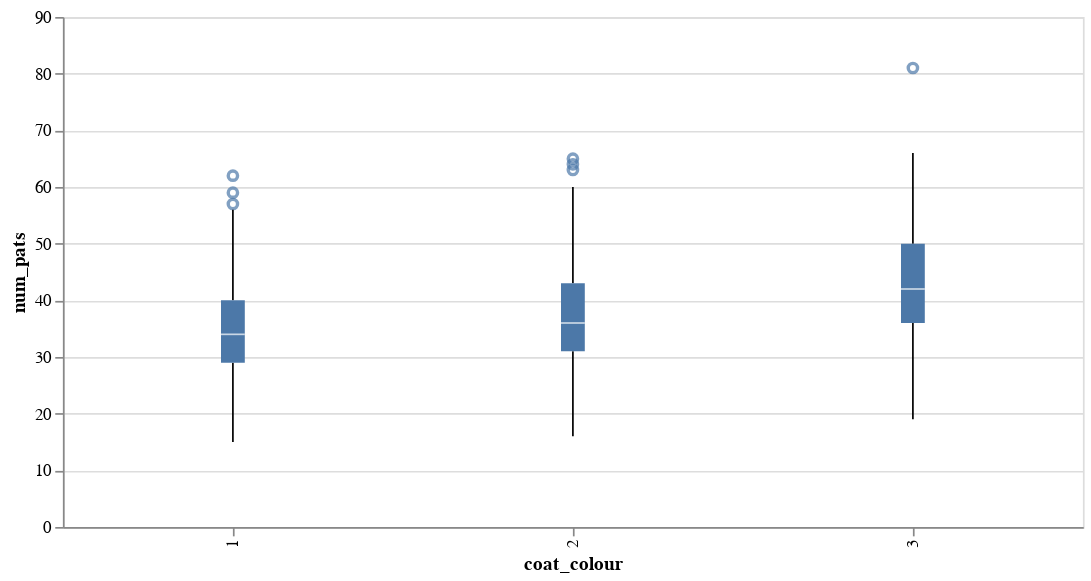

This figure's notebook cell:
### Markdown cell above
### Does coat colour matter?

1. Make a box plot of the number of pats by coat colour to see this pattern.
2. Fit an additional linear model without the coat colour as a covariate to see how much of the explained variability comes from the inclusion of coat colour in the model.

### Code cell
coat_df = cat_df.loc[:,["coat_colour", "num_pats"]].copy()
alt.Chart(coat_df).mark_boxplot().encode(
    x='coat_colour:O',
    y='num_pats:Q'
).properties(
    width=600,
    height=300
)

### Figure 1 — Vega-Lite specification as saved in the notebook (floating-point values rounded to 4 significant figures; data arrays with more than 128 entries replaced by an {"elided": "..."} marker saying what was removed)
{"config": {"view": {"continuousWidth": 400, "continuousHeight": 300}}, "data": {"name": "data-8c4606350e8e877237c2baff3aa78912"}, "mark": "boxplot", "encoding": {"x": {"type": "ordinal", "field": "coat_colour"}, "y": {"type": "quantitative", "field": "num_pats"}}, "height": 300, "width": 600, "$schema": "https://vega.github.io/schema/vega-lite/v4.8.1.json", "datasets": {"data-8c4606350e8e877237c2baff3aa78912": {"elided": "1000 records"}}}
